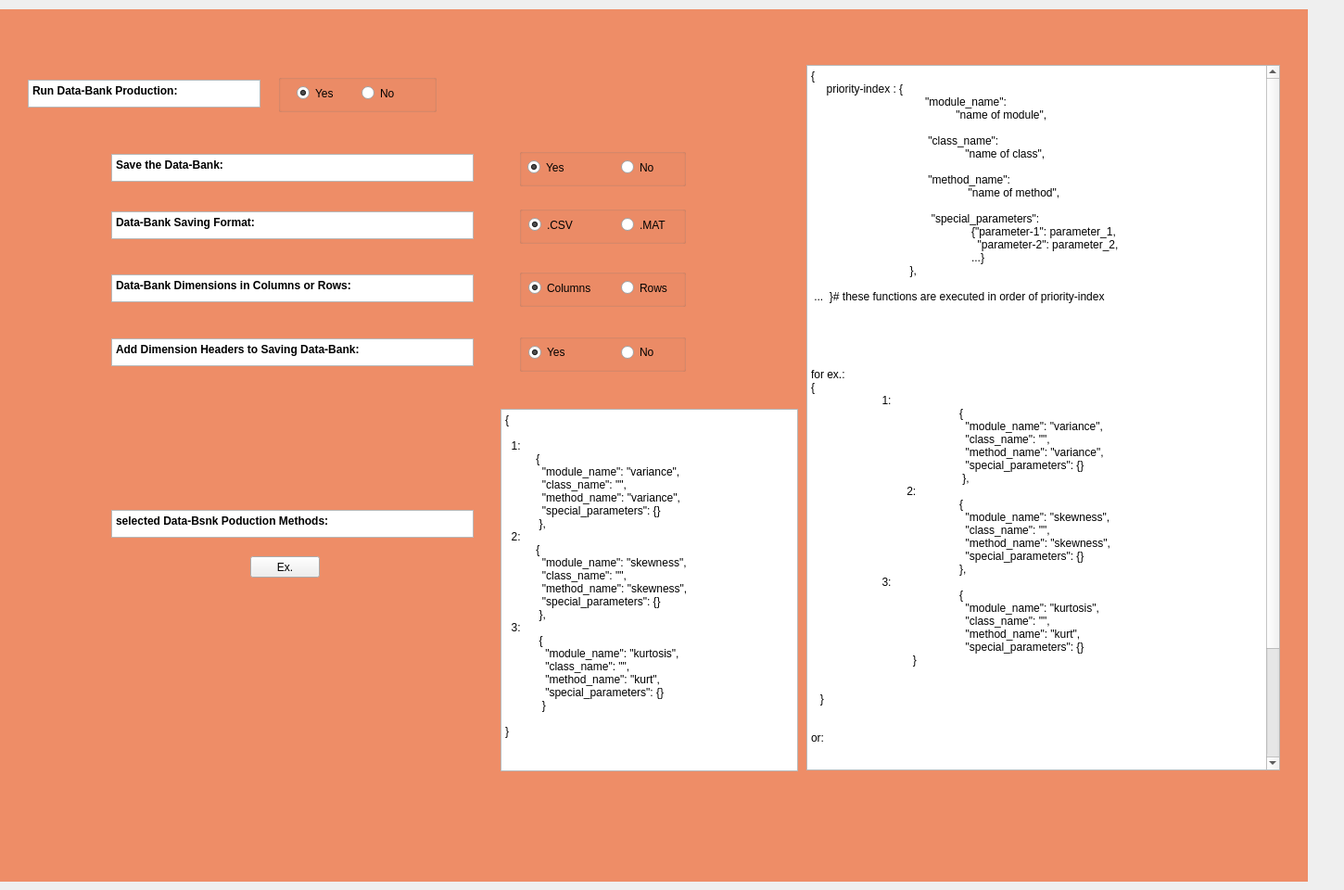
         <widget class="QWidget" name="tab_data_bank">
          <property name="sizePolicy">
           <sizepolicy hsizetype="Expanding" vsizetype="Expanding">
            <horstretch>0</horstretch>
            <verstretch>0</verstretch>
           </sizepolicy>
          </property>
          <attribute name="title">
           <string>DataBank</string>
          </attribute>
          <widget class="QPlainTextEdit" name="st20">
           <property name="geometry">
            <rect>
             <x>120</x>
             <y>228</y>
             <width>391</width>
             <height>30</height>
            </rect>
           </property>
           <property name="font">
            <font>
             <weight>75</weight>
             <italic>false</italic>
             <bold>true</bold>
            </font>
           </property>
           <property name="verticalScrollBarPolicy">
            <enum>Qt::ScrollBarAlwaysOff</enum>
           </property>
           <property name="plainText">
            <string>Data-Bank Saving Format:</string>
           </property>
           <property name="textInteractionFlags">
            <set>Qt::NoTextInteraction</set>
           </property>
           <property name="centerOnScroll">
            <bool>true</bool>
           </property>
          </widget>
          <widget class="QPlainTextEdit" name="st18">
           <property name="geometry">
            <rect>
             <x>30</x>
             <y>86</y>
             <width>251</width>
             <height>30</height>
            </rect>
           </property>
           <property name="font">
            <font>
             <weight>75</weight>
             <italic>false</italic>
             <bold>true</bold>
            </font>
           </property>
           <property name="verticalScrollBarPolicy">
            <enum>Qt::ScrollBarAlwaysOff</enum>
           </property>
           <property name="plainText">
            <string>Run Data-Bank Production:</string>
           </property>
           <property name="textInteractionFlags">
            <set>Qt::NoTextInteraction</set>
           </property>
           <property name="centerOnScroll">
            <bool>true</bool>
           </property>
          </widget>
          <widget class="QPlainTextEdit" name="st19">
           <property name="geometry">
            <rect>
             <x>120</x>
             <y>166</y>
             <width>391</width>
             <height>30</height>
            </rect>
           </property>
           <property name="font">
            <font>
             <weight>75</weight>
             <italic>false</italic>
             <bold>true</bold>
            </font>
           </property>
           <property name="verticalScrollBarPolicy">
            <enum>Qt::ScrollBarAlwaysOff</enum>
           </property>
           <property name="plainText">
            <string>Save the Data-Bank:</string>
           </property>
           <property name="textInteractionFlags">
            <set>Qt::NoTextInteraction</set>
           </property>
           <property name="centerOnScroll">
            <bool>true</bool>
           </property>
          </widget>
          <widget class="QGroupBox" name="group_save_data_bank">
           <property name="geometry">
            <rect>
             <x>560</x>
             <y>160</y>
             <width>180</width>
             <height>41</height>
            </rect>
           </property>
           <property name="title">
            <string/>
           </property>
           <widget class="QRadioButton" name="rbtn_save_data_bank">
            <property name="geometry">
             <rect>
              <x>9</x>
              <y>10</y>
              <width>57</width>
              <height>21</height>
             </rect>
            </property>
            <property name="text">
             <string>Yes</string>
            </property>
            <property name="checked">
             <bool>true</bool>
            </property>
           </widget>
           <widget class="QRadioButton" name="rbtn_dont_save_data_bank">
            <property name="geometry">
             <rect>
              <x>110</x>
              <y>10</y>
              <width>61</width>
              <height>21</height>
             </rect>
            </property>
            <property name="text">
             <string>No</string>
            </property>
           </widget>
          </widget>
          <widget class="QPushButton" name="btn_data_bank_methods_ex">
           <property name="geometry">
            <rect>
             <x>270</x>
             <y>600</y>
             <width>75</width>
             <height>23</height>
            </rect>
           </property>
           <property name="text">
            <string>Ex.</string>
           </property>
          </widget>
          <widget class="QGroupBox" name="group_run_data_bank">
           <property name="geometry">
            <rect>
             <x>300</x>
             <y>80</y>
             <width>171</width>
             <height>41</height>
            </rect>
           </property>
           <property name="title">
            <string/>
           </property>
           <widget class="QRadioButton" name="rbtn_run_data_bank">
            <property name="geometry">
             <rect>
              <x>20</x>
              <y>10</y>
              <width>71</width>
              <height>21</height>
             </rect>
            </property>
            <property name="text">
             <string>Yes</string>
            </property>
            <property name="checked">
             <bool>true</bool>
            </property>
           </widget>
           <widget class="QRadioButton" name="rbtn_dont_run_data_bank">
            <property name="geometry">
             <rect>
              <x>90</x>
              <y>10</y>
              <width>61</width>
              <height>21</height>
             </rect>
            </property>
            <property name="text">
             <string>No</string>
            </property>
           </widget>
          </widget>
          <widget class="QPlainTextEdit" name="et_data_bank_methods">
           <property name="geometry">
            <rect>
             <x>540</x>
             <y>441</y>
             <width>321</width>
             <height>391</height>
            </rect>
           </property>
           <property name="plainText">
            <string>{

  1:
          {
            &quot;module_name&quot;: &quot;variance&quot;,
            &quot;class_name&quot;: &quot;&quot;,
            &quot;method_name&quot;: &quot;variance&quot;,
            &quot;special_parameters&quot;: {}
           },
  2:
          {
            &quot;module_name&quot;: &quot;skewness&quot;,
            &quot;class_name&quot;: &quot;&quot;,
            &quot;method_name&quot;: &quot;skewness&quot;,
            &quot;special_parameters&quot;: {}
           },
  3:
           {
             &quot;module_name&quot;: &quot;kurtosis&quot;,
             &quot;class_name&quot;: &quot;&quot;,
             &quot;method_name&quot;: &quot;kurt&quot;,
             &quot;special_parameters&quot;: {}
            }

}  
</string>
           </property>
           <property name="placeholderText">
            <string notr="true"/>
           </property>
          </widget>
          <widget class="QPlainTextEdit" name="st23">
           <property name="geometry">
            <rect>
             <x>120</x>
             <y>550</y>
             <width>391</width>
             <height>30</height>
            </rect>
           </property>
           <property name="font">
            <font>
             <weight>75</weight>
             <italic>false</italic>
             <bold>true</bold>
            </font>
           </property>
           <property name="verticalScrollBarPolicy">
            <enum>Qt::ScrollBarAlwaysOff</enum>
           </property>
           <property name="plainText">
            <string>selected Data-Bsnk Poduction Methods:</string>
           </property>
           <property name="textInteractionFlags">
            <set>Qt::NoTextInteraction</set>
           </property>
           <property name="centerOnScroll">
            <bool>true</bool>
           </property>
          </widget>
          <widget class="QPlainTextEdit" name="st24">
           <property name="geometry">
            <rect>
             <x>870</x>
             <y>70</y>
             <width>511</width>
             <height>761</height>
            </rect>
           </property>
           <property name="plainText">
            <string>{
     priority-index : {
                                     &quot;module_name&quot;:
                                               &quot;name of module&quot;,

                                      &quot;class_name&quot;: 
                                                  &quot;name of class&quot;,

                                      &quot;method_name&quot;: 
                                                   &quot;name of method&quot;,

                                       &quot;special_parameters&quot;:
                                                    {&quot;parameter-1&quot;: parameter_1,
                                                      &quot;parameter-2&quot;: parameter_2, 
                                                    ...}
                                }, 

 ...  }# these functions are executed in order of priority-index





for ex.:
{
                       1:
          		{
            		  &quot;module_name&quot;: &quot;variance&quot;,
            		  &quot;class_name&quot;: &quot;&quot;,
            		  &quot;method_name&quot;: &quot;variance&quot;,
            		  &quot;special_parameters&quot;: {}
          		 },
  	       2:
          		{
            		  &quot;module_name&quot;: &quot;skewness&quot;,
            		  &quot;class_name&quot;: &quot;&quot;,
            		  &quot;method_name&quot;: &quot;skewness&quot;,
            		  &quot;special_parameters&quot;: {}
           		},
                       3:
           		{
             		  &quot;module_name&quot;: &quot;kurtosis&quot;,
              		  &quot;class_name&quot;: &quot;&quot;,
             		  &quot;method_name&quot;: &quot;kurt&quot;,
               		  &quot;special_parameters&quot;: {}
                                 }


   }


or:


{
                       1:
          		{
            		  &quot;module_name&quot;: &quot;no_change_FP&quot;,
                                  &quot;class_name&quot;: &quot;&quot;, &quot;method_name&quot;: &quot;no_change_FP&quot;,
                                  &quot;special_parameters&quot;: {}
                                 }
}  # these functions are executed in order of
</string>
           </property>
           <property name="backgroundVisible">
            <bool>false</bool>
           </property>
           <property name="placeholderText">
            <string notr="true">{1: {         &quot;module_name&quot;:             &quot;no_change_char&quot;,         &quot;class_name&quot;: &quot;&quot;,         &quot;method_name&quot;:             &quot;no_change_char&quot;,         &quot;special_parameters&quot;:             {&quot;&quot;}     }</string>
           </property>
          </widget>
          <widget class="QGroupBox" name="group_saving_data_bank_format">
           <property name="geometry">
            <rect>
             <x>560</x>
             <y>222</y>
             <width>180</width>
             <height>41</height>
            </rect>
           </property>
           <property name="title">
            <string/>
           </property>
           <widget class="QRadioButton" name="rbtn_saving_data_bank_csv">
            <property name="geometry">
             <rect>
              <x>10</x>
              <y>10</y>
              <width>62</width>
              <height>21</height>
             </rect>
            </property>
            <property name="text">
             <string>.CSV</string>
            </property>
            <property name="checked">
             <bool>true</bool>
            </property>
           </widget>
           <widget class="QRadioButton" name="rbtn_saving_data_bank_mat">
            <property name="geometry">
             <rect>
              <x>110</x>
              <y>10</y>
              <width>71</width>
              <height>21</height>
             </rect>
            </property>
            <property name="text">
             <string>.MAT</string>
            </property>
           </widget>
          </widget>
          <widget class="QPlainTextEdit" name="st21">
           <property name="geometry">
            <rect>
             <x>120</x>
             <y>296</y>
             <width>391</width>
             <height>30</height>
            </rect>
           </property>
           <property name="font">
            <font>
             <weight>75</weight>
             <italic>false</italic>
             <bold>true</bold>
            </font>
           </property>
           <property name="verticalScrollBarPolicy">
            <enum>Qt::ScrollBarAlwaysOff</enum>
           </property>
           <property name="plainText">
            <string>Data-Bank Dimensions in Columns or Rows:</string>
           </property>
           <property name="textInteractionFlags">
            <set>Qt::NoTextInteraction</set>
           </property>
           <property name="centerOnScroll">
            <bool>true</bool>
           </property>
          </widget>
          <widget class="QGroupBox" name="group_data_bank_dimensions_in_rows_or_columns">
           <property name="geometry">
            <rect>
             <x>560</x>
             <y>290</y>
             <width>180</width>
             <height>41</height>
            </rect>
           </property>
           <property name="title">
            <string/>
           </property>
           <widget class="QRadioButton" name="rbtn_data_bank_dimensions_in_columns">
            <property name="geometry">
             <rect>
              <x>10</x>
              <y>10</y>
              <width>95</width>
              <height>21</height>
             </rect>
            </property>
            <property name="text">
             <string>Columns</string>
            </property>
            <property name="checked">
             <bool>true</bool>
            </property>
           </widget>
           <widget class="QRadioButton" name="rbtn_data_bank_dimensions_in_rows">
            <property name="geometry">
             <rect>
              <x>110</x>
              <y>10</y>
              <width>71</width>
              <height>21</height>
             </rect>
            </property>
            <property name="text">
             <string>Rows</string>
            </property>
           </widget>
          </widget>
          <widget class="QPlainTextEdit" name="st22">
           <property name="geometry">
            <rect>
             <x>120</x>
             <y>365</y>
             <width>391</width>
             <height>30</height>
            </rect>
           </property>
           <property name="font">
            <font>
             <weight>75</weight>
             <italic>false</italic>
             <bold>true</bold>
            </font>
           </property>
           <property name="verticalScrollBarPolicy">
            <enum>Qt::ScrollBarAlwaysOff</enum>
           </property>
           <property name="plainText">
            <string>Add Dimension Headers to Saving Data-Bank:</string>
           </property>
           <property name="textInteractionFlags">
            <set>Qt::NoTextInteraction</set>
           </property>
           <property name="centerOnScroll">
            <bool>true</bool>
           </property>
          </widget>
          <widget class="QMdiArea" name="mdiArea_8">
           <property name="geometry">
            <rect>
             <x>-30</x>
             <y>10</y>
             <width>1441</width>
             <height>941</height>
            </rect>
           </property>
           <property name="background">
            <brush brushstyle="SolidPattern">
             <color alpha="255">
              <red>238</red>
              <green>141</green>
              <blue>103</blue>
             </color>
            </brush>
           </property>
          </widget>
          <widget class="QGroupBox" name="group_add_dim_headers_to_data_bank">
           <property name="geometry">
            <rect>
             <x>560</x>
             <y>360</y>
             <width>180</width>
             <height>41</height>
            </rect>
           </property>
           <property name="title">
            <string/>
           </property>
           <widget class="QRadioButton" name="rbtn_add_dim_headers">
            <property name="geometry">
             <rect>
              <x>10</x>
              <y>10</y>
              <width>72</width>
              <height>20</height>
             </rect>
            </property>
            <property name="text">
             <string>Yes</string>
            </property>
            <property name="checked">
             <bool>true</bool>
            </property>
           </widget>
           <widget class="QRadioButton" name="rbtn_dont_add_dim_headers">
            <property name="geometry">
             <rect>
              <x>110</x>
              <y>10</y>
              <width>71</width>
              <height>20</height>
             </rect>
            </property>
            <property name="text">
             <string>No</string>
            </property>
           </widget>
          </widget>
          <zorder>mdiArea_8</zorder>
          <zorder>st20</zorder>
          <zorder>st18</zorder>
          <zorder>st19</zorder>
          <zorder>group_save_data_bank</zorder>
          <zorder>btn_data_bank_methods_ex</zorder>
          <zorder>group_run_data_bank</zorder>
          <zorder>et_data_bank_methods</zorder>
          <zorder>st23</zorder>
          <zorder>group_saving_data_bank_format</zorder>
          <zorder>st21</zorder>
          <zorder>group_data_bank_dimensions_in_rows_or_columns</zorder>
          <zorder>st22</zorder>
          <zorder>group_add_dim_headers_to_data_bank</zorder>
          <zorder>st24</zorder>
         </widget>
